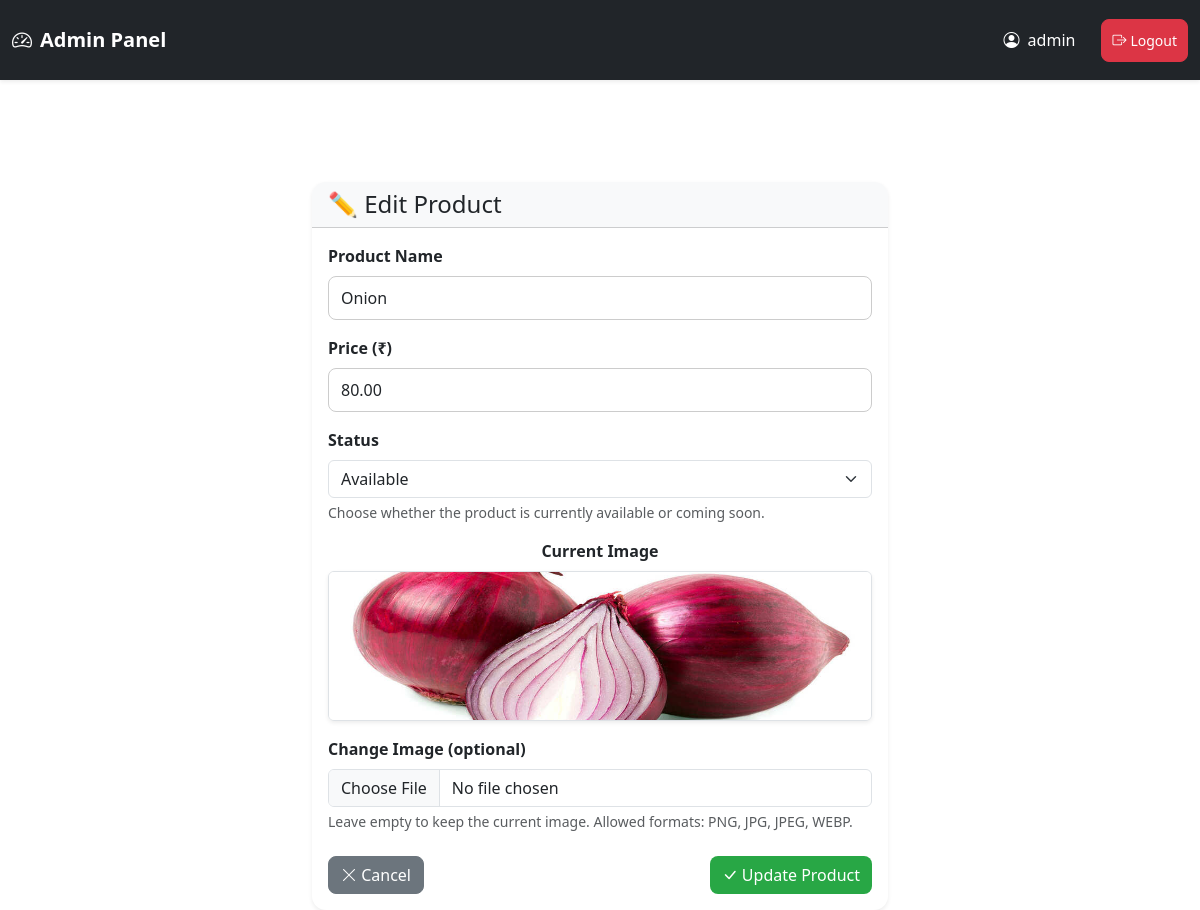
Page /admin/edit/1 (signed in) on the committed database.
### app.py (models this page shows)
class User(UserMixin, db.Model):
    id = db.Column(db.Integer, primary_key=True)
    username = db.Column(db.String(150), unique=True, nullable=False)
    password = db.Column(db.String(255), nullable=False)
    is_admin = db.Column(db.Boolean, default=False)

class Product(db.Model):
    id = db.Column(db.Integer, primary_key=True)
    name = db.Column(db.String(150), nullable=False)
    price = db.Column(db.Float, nullable=False)
    image = db.Column(db.String(150), nullable=False)
    status = db.Column(db.String(20), nullable=False, default='available')  # available / upcoming

### app.py (the view, shortened to what this page needs)
@app.route('/admin/edit/<int:id>', methods=['GET', 'POST'])
@admin_required
def admin_edit(id):
    product = Product.query.get_or_404(id)
    return render_template('admin_edit.html', product=product)

### app.py (called while the page is built)
@login_manager.user_loader
def load_user(user_id):
    return db.session.get(User, int(user_id))

def admin_required(f):
    @wraps(f)
    def wrapper(*args, **kwargs):
        if not current_user.is_authenticated or not current_user.is_admin:
            flash("Admin access required!", "danger")
            return redirect(url_for('admin_login'))
        return f(*args, **kwargs)
    return wrapper

@app.context_processor
def inject_cart_count():
    if current_user.is_authenticated and not current_user.is_admin:
        count = Order.query.filter_by(user_id=current_user.id).count()
    else:
        count = 0
    return dict(cart_count=count)

### templates/admin_edit.html (shortened to what this page needs)
{% extends 'admin_base.html' %}
{% block content %}
<div class="container mt-5" style="max-width: 600px;">
    <div class="card shadow-sm border-0">
        <div class="card-header bg-light d-flex justify-content-between align-items-center flex-wrap">
            <h4 class="mb-2 mb-md-0">✏️ Edit Product</h4>
        </div>
        <div class="card-body">
            <form method="POST" enctype="multipart/form-data">
                <div class="mb-3">
                    <label class="form-label fw-semibold">Product Name</label>
                    <input type="text"
                           name="name"
                           class="form-control"
                           value="{{ product.name }}"
                           placeholder="Enter product name"
                           required>
                </div>
                <div class="mb-3">
                    <label class="form-label fw-semibold">Price (₹)</label>
                    <input type="number"
                           step="0.01"
                           name="price"
                           class="form-control"
                           value="{{ "%.2f"|format(product.price) }}"
                           placeholder="Enter price"
                           required>
                </div>
                <div class="mb-3">
                    <label class="form-label fw-semibold">Status</label>
                    <select name="status" class="form-select" required>
                        <option value="available" {% if product.status == 'available' %}selected{% endif %}>Available</option>
                    </select>
                    <small class="text-muted d-block mt-1">
                        Choose whether the product is currently available or coming soon.
                    </small>
                </div>
                <div class="mb-3 text-center">
                    <label class="form-label fw-semibold d-block">Current Image</label>
                    <img src="{{ url_for('static', filename='images/' ~ product.image) }}"
                         class="rounded border shadow-sm"
                         style="max-height: 150px;">
                </div>
                <div class="mb-3">
                    <label class="form-label fw-semibold">Change Image (optional)</label>
                    <input type="file" name="image" class="form-control" accept="image/*">
                    <small class="text-muted d-block mt-1">
                        Leave empty to keep the current image. Allowed formats: PNG, JPG, JPEG, WEBP.
                    </small>
                </div>
                <div class="d-flex justify-content-between mt-4 flex-wrap gap-2">
                    <a href="{{ url_for('admin_dashboard') }}" class="btn btn-secondary">
                        <i class="bi bi-x-lg"></i> Cancel
                    </a>
                    <button type="submit" class="btn btn-primary">
                        <i class="bi bi-check-lg"></i> Update Product
                    </button>
                </div>
            </form>
        </div>
    </div>
</div>
{% endblock %}

### templates/admin_base.html (shortened to what this page needs)
<!doctype html>
<html lang="en">
<head>
  <link href="https://cdn.jsdelivr.net/npm/bootstrap@5.3.2/dist/css/bootstrap.min.css" rel="stylesheet">
  <link href="https://cdn.jsdelivr.net/npm/bootstrap-icons@1.11.1/font/bootstrap-icons.css" rel="stylesheet">
  <link rel="stylesheet" href="{{ url_for('static', filename='css/style.css') }}">
</head>
<body>
{% if request.endpoint != 'admin_login' and current_user.is_authenticated %}
<nav class="navbar navbar-expand-lg navbar-dark bg-dark shadow-sm">
  <div class="container-fluid">
    <a class="navbar-brand" href="{{ url_for('admin_dashboard') }}">
      <i class="bi bi-speedometer2"></i> Admin Panel
    </a>
    <div class="collapse navbar-collapse justify-content-end" id="adminNavbar">
      <ul class="navbar-nav align-items-center gap-3">
        <li class="nav-item">
          <span class="navbar-text text-white">
            <i class="bi bi-person-circle"></i> {{ current_user.username }}
          </span>
        </li>
<li class="nav-item">
  <a href="{{ url_for('admin_logout') }}"
     class="btn btn-danger btn-sm d-flex align-items-center gap-1">
    <i class="bi bi-box-arrow-right"></i> Logout
  </a>
</li>
      </ul>
    </div>
  </div>
</nav>
{% endif %}
<div class="container mt-4">
  {% block content %}{% endblock %}
</div>
</body>
</html>

### static/css/style.css (style rules this page uses)
* { box-sizing: border-box; }
body { font-family: 'Segoe UI', Tahoma, Geneva, Verdana, sans-serif; background-color: #f8f9fa; color: #333; margin: 0; padding: 0; min-height: 100vh; display: flex; flex-direction: column; }
.navbar { margin-bottom: 30px; box-shadow: 0 3px 10px #125ab11f; height: 80px; }
.navbar a.btn { margin-left: 10px; padding: 10px; }
.card { border-radius: 14px; overflow: hidden; background: #fff; box-shadow: 0 3px 8px rgba(0, 0, 0, 0.1); transition: transform 0.3s ease, box-shadow 0.3s ease; }
.card img { height: 180px; width: 100%; object-fit: cover; transition: transform 0.4s ease; }
.card-body { padding: 16px; }
.btn { border-radius: 8px; font-weight: 500; }
.btn-primary { background-color: #28a745; border: none; transition: all 0.3s ease; }
.btn-danger { transition: all 0.3s ease; }
input[type="text"], input[type="password"], input[type="number"], select { width: 100%; padding: 9px 12px; border-radius: 8px; border: 1px solid #ccc; transition: border-color 0.3s, box-shadow 0.3s; }

### templates/admin_base.html (style rules this page uses)
body { background-color: #ffffff; }
.navbar-brand { font-weight: bold; display: flex; align-items: center; gap: 0.5rem; }
.navbar-text { display: flex; align-items: center; gap: 0.5rem; }
.container { max-width: 1200px; }

### rows in the picture
User: username "admin"
Product: name "Onion", price "80.00", status "Available", image (picture)
